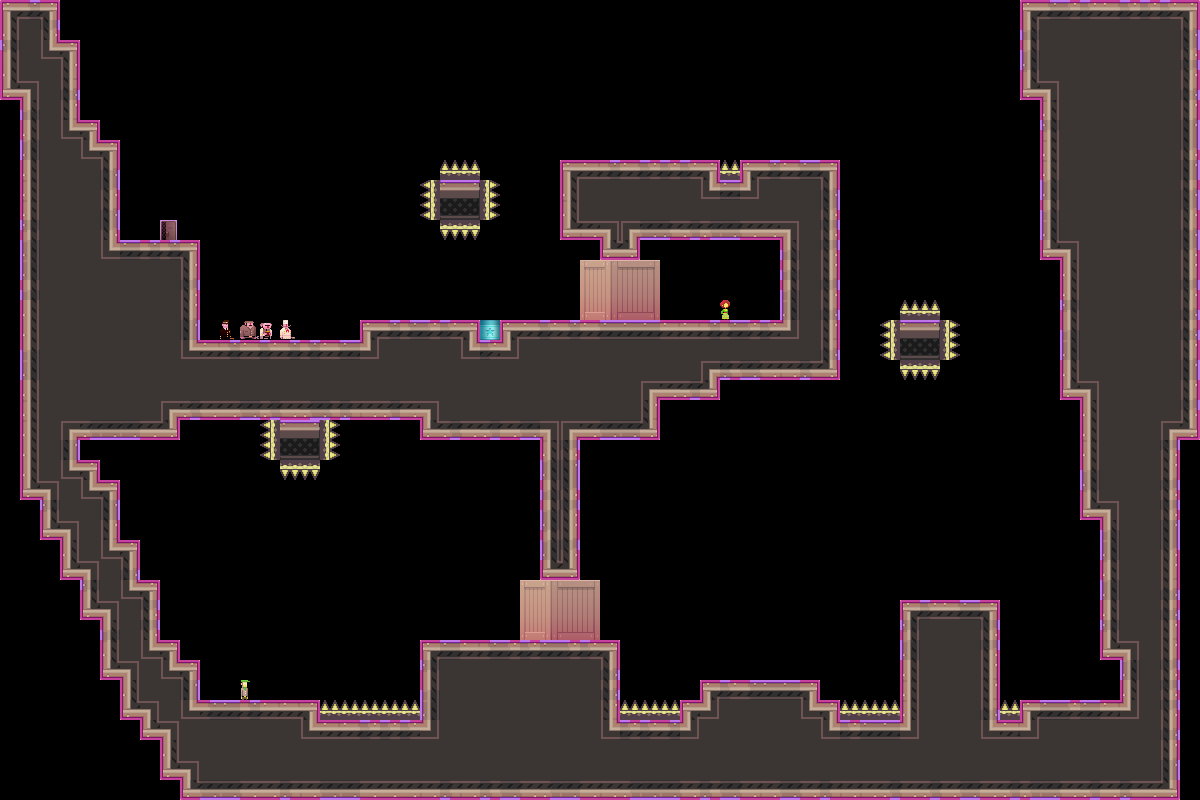

The image is a tile-based game level rendered from a .tmx file. Its description and source (layers, tilesets, objects; grid data summarised) follow:
An orthogonal 60x40 tile map with 20x20 px tiles, 1 tile layer (bg) and 1 object.

<map version="1.0" orientation="orthogonal" width="60" height="40" tilewidth="20" tileheight="20">
 <tileset firstgid="1" name="tiles_sydney" tilewidth="20" tileheight="20">
  <image source="../../../../../XNAModeContent/Lemonade/tiles_warehouse.png" width="400" height="400" />
  <terraintypes>
   <terrain name="regularBlocks" tile="-1" />
  </terraintypes>
  <tile id="8" terrain=",,,0" />
  <tile id="9" terrain=",,0,0" />
  <tile id="10" terrain=",,0,0" />
  <tile id="11" terrain=",,0,0" />
  <tile id="12" terrain=",,0,0" />
  <tile id="13" terrain=",,0,0" />
  <tile id="14" terrain=",,0," />
  <tile id="15" terrain="0,0,0," />
  <tile id="16" terrain="0,0,,0" />
  <tile id="28" terrain=",0,,0" />
  <tile id="34" terrain="0,,0," />
  <tile id="35" terrain="0,,0,0" />
  <tile id="36" terrain=",0,0,0" />
  <tile id="48" terrain=",0,,0" />
  <tile id="54" terrain="0,,0," />
  <tile id="68" terrain=",0,,0" />
  <tile id="74" terrain="0,,0," />
  <tile id="88" terrain=",0,,0" />
  <tile id="94" terrain="0,,0," />
  <tile id="108" terrain=",0,,0" />
  <tile id="114" terrain="0,,0," />
  <tile id="128" terrain=",0,," />
  <tile id="129" terrain="0,0,," />
  <tile id="130" terrain="0,0,," />
  <tile id="131" terrain="0,0,," />
  <tile id="132" terrain="0,0,," />
  <tile id="133" terrain="0,0,," />
  <tile id="134" terrain="0,,," />
  <tile id="194" terrain="0,0,0,0" />
  <tile id="356">
   <properties>
    <property name="LargeCrate" value="" />
   </properties>
  </tile>
  <tile id="380">
   <properties>
    <property name="Andre" value="" />
   </properties>
  </tile>
  <tile id="381">
   <properties>
    <property name="Liselot" value="" />
   </properties>
  </tile>
  <tile id="382">
   <properties>
    <property name="Amsterdaam" value="" />
   </properties>
  </tile>
  <tile id="383">
   <properties>
    <property name="Worker" value="" />
   </properties>
  </tile>
  <tile id="384">
   <properties>
    <property name="Inspector" value="" />
   </properties>
  </tile>
  <tile id="385">
   <properties>
    <property name="Chef" value="" />
   </properties>
  </tile>
  <tile id="386">
   <properties>
    <property name="Exit" value="" />
   </properties>
  </tile>
  <tile id="387">
   <properties>
    <property name="Trampoline" value="" />
   </properties>
  </tile>
  <tile id="388">
   <properties>
    <property name="SmallCrate" value="" />
   </properties>
  </tile>
  <tile id="389">
   <properties>
    <property name="SugarBag" value="" />
   </properties>
  </tile>
 </tileset>
 <layer name="bg" width="60" height="40">
  <data>[2400 cells, 1031 non-empty, 57 distinct tile ids]</data>
 </layer>
 <objectgroup name="boxes" width="60" height="40">
  <object x="880" y="180">
   <polyline points="0,0 0,100 100,100 100,180 20,240 100,300 -60,340 -60,380 100,380" />
  </object>
 </objectgroup>
</map>
